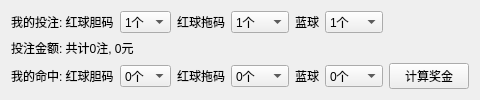
             <widget class="QWidget" name="page">
              <layout class="QGridLayout" name="gridLayout">
               <item row="0" column="0">
                <widget class="QLabel" name="label_30">
                 <property name="text">
                  <string>我的投注: 红球胆码</string>
                 </property>
                </widget>
               </item>
               <item row="0" column="1">
                <widget class="QComboBox" name="TDRP">
                 <item>
                  <property name="text">
                   <string>1个</string>
                  </property>
                 </item>
                 <item>
                  <property name="text">
                   <string>2个</string>
                  </property>
                 </item>
                 <item>
                  <property name="text">
                   <string>3个</string>
                  </property>
                 </item>
                 <item>
                  <property name="text">
                   <string>4个</string>
                  </property>
                 </item>
                 <item>
                  <property name="text">
                   <string>5个</string>
                  </property>
                 </item>
                </widget>
               </item>
               <item row="0" column="2">
                <widget class="QLabel" name="label_31">
                 <property name="text">
                  <string>红球拖码</string>
                 </property>
                </widget>
               </item>
               <item row="0" column="3">
                <widget class="QComboBox" name="TTRP">
                 <item>
                  <property name="text">
                   <string>1个</string>
                  </property>
                 </item>
                 <item>
                  <property name="text">
                   <string>2个</string>
                  </property>
                 </item>
                 <item>
                  <property name="text">
                   <string>3个</string>
                  </property>
                 </item>
                 <item>
                  <property name="text">
                   <string>4个</string>
                  </property>
                 </item>
                 <item>
                  <property name="text">
                   <string>5个</string>
                  </property>
                 </item>
                 <item>
                  <property name="text">
                   <string>6个</string>
                  </property>
                 </item>
                 <item>
                  <property name="text">
                   <string>7个</string>
                  </property>
                 </item>
                 <item>
                  <property name="text">
                   <string>8个</string>
                  </property>
                 </item>
                 <item>
                  <property name="text">
                   <string>9个</string>
                  </property>
                 </item>
                 <item>
                  <property name="text">
                   <string>10个</string>
                  </property>
                 </item>
                 <item>
                  <property name="text">
                   <string>11个</string>
                  </property>
                 </item>
                 <item>
                  <property name="text">
                   <string>12个</string>
                  </property>
                 </item>
                 <item>
                  <property name="text">
                   <string>13个</string>
                  </property>
                 </item>
                 <item>
                  <property name="text">
                   <string>14个</string>
                  </property>
                 </item>
                 <item>
                  <property name="text">
                   <string>15个</string>
                  </property>
                 </item>
                 <item>
                  <property name="text">
                   <string>16个</string>
                  </property>
                 </item>
                 <item>
                  <property name="text">
                   <string>17个</string>
                  </property>
                 </item>
                 <item>
                  <property name="text">
                   <string>18个</string>
                  </property>
                 </item>
                 <item>
                  <property name="text">
                   <string>19个</string>
                  </property>
                 </item>
                 <item>
                  <property name="text">
                   <string>20个</string>
                  </property>
                 </item>
                 <item>
                  <property name="text">
                   <string>21个</string>
                  </property>
                 </item>
                 <item>
                  <property name="text">
                   <string>22个</string>
                  </property>
                 </item>
                 <item>
                  <property name="text">
                   <string>23个</string>
                  </property>
                 </item>
                 <item>
                  <property name="text">
                   <string>24个</string>
                  </property>
                 </item>
                 <item>
                  <property name="text">
                   <string>25个</string>
                  </property>
                 </item>
                 <item>
                  <property name="text">
                   <string>26个</string>
                  </property>
                 </item>
                 <item>
                  <property name="text">
                   <string>27个</string>
                  </property>
                 </item>
                 <item>
                  <property name="text">
                   <string>28个</string>
                  </property>
                 </item>
                 <item>
                  <property name="text">
                   <string>29个</string>
                  </property>
                 </item>
                 <item>
                  <property name="text">
                   <string>30个</string>
                  </property>
                 </item>
                 <item>
                  <property name="text">
                   <string>31个</string>
                  </property>
                 </item>
                 <item>
                  <property name="text">
                   <string>32个</string>
                  </property>
                 </item>
                </widget>
               </item>
               <item row="0" column="4">
                <widget class="QLabel" name="label_27">
                 <property name="text">
                  <string>蓝球</string>
                 </property>
                </widget>
               </item>
               <item row="0" column="5">
                <widget class="QComboBox" name="TDTBP">
                 <item>
                  <property name="text">
                   <string>1个</string>
                  </property>
                 </item>
                 <item>
                  <property name="text">
                   <string>2个</string>
                  </property>
                 </item>
                 <item>
                  <property name="text">
                   <string>3个</string>
                  </property>
                 </item>
                 <item>
                  <property name="text">
                   <string>4个</string>
                  </property>
                 </item>
                 <item>
                  <property name="text">
                   <string>5个</string>
                  </property>
                 </item>
                 <item>
                  <property name="text">
                   <string>6个</string>
                  </property>
                 </item>
                 <item>
                  <property name="text">
                   <string>7个</string>
                  </property>
                 </item>
                 <item>
                  <property name="text">
                   <string>8个</string>
                  </property>
                 </item>
                 <item>
                  <property name="text">
                   <string>9个</string>
                  </property>
                 </item>
                 <item>
                  <property name="text">
                   <string>10个</string>
                  </property>
                 </item>
                 <item>
                  <property name="text">
                   <string>11个</string>
                  </property>
                 </item>
                 <item>
                  <property name="text">
                   <string>12个</string>
                  </property>
                 </item>
                 <item>
                  <property name="text">
                   <string>13个</string>
                  </property>
                 </item>
                 <item>
                  <property name="text">
                   <string>14个</string>
                  </property>
                 </item>
                 <item>
                  <property name="text">
                   <string>15个</string>
                  </property>
                 </item>
                 <item>
                  <property name="text">
                   <string>16个</string>
                  </property>
                 </item>
                </widget>
               </item>
               <item row="2" column="0">
                <widget class="QLabel" name="label_29">
                 <property name="text">
                  <string>我的命中: 红球胆码</string>
                 </property>
                </widget>
               </item>
               <item row="2" column="1">
                <widget class="QComboBox" name="MDRP">
                 <item>
                  <property name="text">
                   <string>0个</string>
                  </property>
                 </item>
                 <item>
                  <property name="text">
                   <string>1个</string>
                  </property>
                 </item>
                </widget>
               </item>
               <item row="2" column="2">
                <widget class="QLabel" name="label_32">
                 <property name="text">
                  <string>红球拖码</string>
                 </property>
                </widget>
               </item>
               <item row="2" column="3">
                <widget class="QComboBox" name="MTRP">
                 <item>
                  <property name="text">
                   <string>0个</string>
                  </property>
                 </item>
                 <item>
                  <property name="text">
                   <string>1个</string>
                  </property>
                 </item>
                </widget>
               </item>
               <item row="2" column="4">
                <widget class="QLabel" name="label_28">
                 <property name="text">
                  <string>蓝球</string>
                 </property>
                </widget>
               </item>
               <item row="2" column="5">
                <widget class="QComboBox" name="MDTBP">
                 <item>
                  <property name="text">
                   <string>0个</string>
                  </property>
                 </item>
                 <item>
                  <property name="text">
                   <string>1个</string>
                  </property>
                 </item>
                </widget>
               </item>
               <item row="2" column="6">
                <widget class="QPushButton" name="DTC">
                 <property name="text">
                  <string>计算奖金</string>
                 </property>
                </widget>
               </item>
               <item row="1" column="0" colspan="4">
                <widget class="QLabel" name="DTR">
                 <property name="text">
                  <string>投注金额: 共计0注, 0元</string>
                 </property>
                </widget>
               </item>
              </layout>
             </widget>
